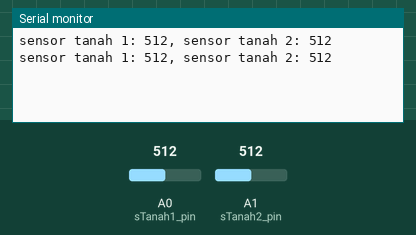
This sketch was run on a simulated Arduino Uno, built with avr-gcc and run on an emulated ATmega328P. Shown: the last lines printed to the serial monitor. The test bench sets the inputs (shaded band); at power-on: A0 (sTanah1_pin) = 512, A1 (sTanah2_pin) = 512.

Above: at 1.8 s.
1.9 s: A0 (sTanah1_pin) set to 716
At 2.8 s:
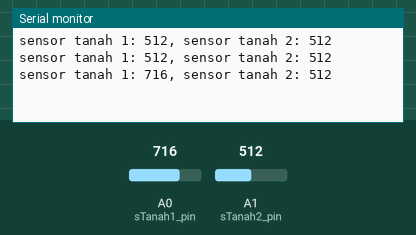
3.4 s: A1 (sTanah2_pin) set to 716
At 4.5 s:
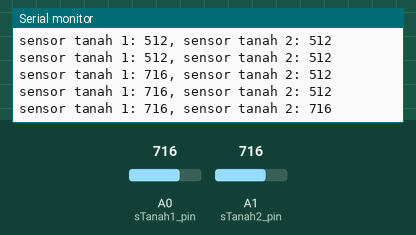
4.9 s: A0 (sTanah1_pin) set to 900
At 5.8 s:
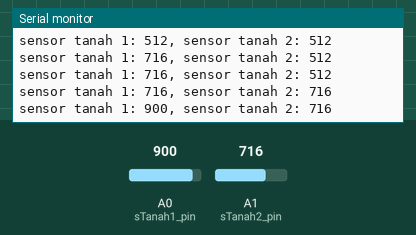
6.4 s: A1 (sTanah2_pin) set to 900
At 7.8 s:
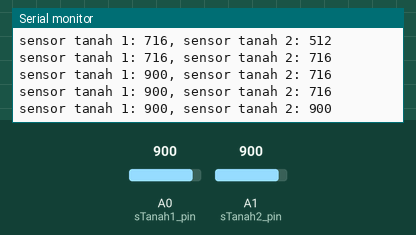
Timing chart, 0 to 8.9 s (numbered marks = the images above; inputs shaded):
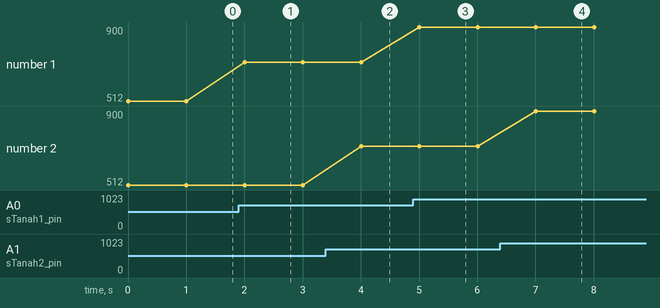

The sketch:

soil-mois-test.ino
```cpp
int output_temp = 673;

const int power_sTanah = 9;
const int sTanah1_pin = A0;
const int sTanah2_pin = A1;
int dsTanah1, dsTanah2;

int sTanah(int dTanah) {
  int res;
  if(dTanah == 1){
    res = analogRead(sTanah1_pin);
    return res;
  } else
  if(dTanah == 2){
    res = analogRead(sTanah2_pin);
    return res;
  }
}

void setup() {
  Serial.begin(115200);
  pinMode(power_sTanah, OUTPUT);
}

char txt = 0;

void loop() {
  /*if (Serial.available() > 0) {
    txt = Serial.read();

    if (txt == '1')  {*/
      String rep;
      digitalWrite(power_sTanah, HIGH);
      //Serial.println("sensor power on");
      dsTanah1 = sTanah(1);
      dsTanah2 = sTanah(2);
      //digitalWrite(power_sTanah, LOW);
      //Serial.println("sensor power off");
      rep = (String) "sensor tanah 1: " + dsTanah1 + ", sensor tanah 2: " + dsTanah2;
      Serial.println(rep);
    //}
  //}

  delay(1000);
}
```

Measured:
- after the input at 1.9 s, the serial monitor: prints a new line after 0.10 s (image 1)
- after the input at 3.4 s, the serial monitor: prints a new line after 0.60 s (image 2)
- after the input at 4.9 s, the serial monitor: prints a new line after 0.11 s (image 3)
- after the input at 6.4 s, the serial monitor: prints a new line after 0.61 s (image 4)
- plotted number 1: 512 → 716 after the input at 1.9 s, 716 → 900 after the input at 4.9 s
